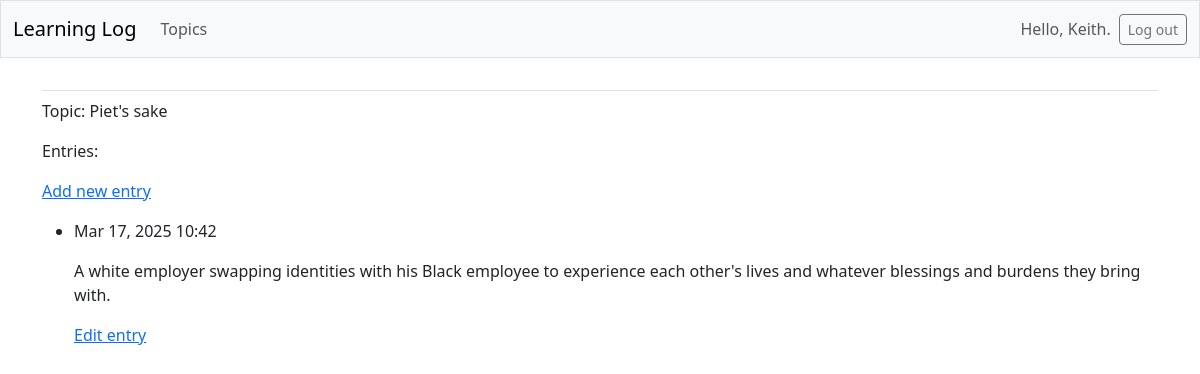
/topics/7/ (signed in), run on the app's committed database.
### learning_logs/models.py (models this page shows, shortened)
class Topic(models.Model):
    text = models.CharField(max_length=200)
    date_added = models.DateTimeField(auto_now_add=True)
    owner = models.ForeignKey(User, on_delete=models.CASCADE)

class Entry(models.Model):
    topic = models.ForeignKey(Topic, on_delete=models.CASCADE)
    text = models.TextField()
    date_added = models.DateTimeField(auto_now_add=True)
    class Meta:
        verbose_name_plural = 'entries'

### learning_logs/views.py (the view)
# urls.py: path('topics/<int:topic_id>/', views.topic, name='topic'),
@login_required
def topic(request, topic_id):
    topic = Topic.objects.get(id=topic_id)
    if topic.owner != request.user:
        raise Http404
    entries = topic.entry_set.order_by('-date_added')
    context = {'topic': topic, 'entries': entries}
    return render(request, 'learning_logs/topic.html', context)

### learning_logs/templates/learning_logs/topic.html
{% extends 'learning_logs/base.html' %}
{% block content %}
  <p>Topic: {{ topic.text }}</p>
  <p>Entries:</p>
  <p>
    <a href="{% url 'learning_logs:new_entry' topic.id %}">Add new entry</a>
  </p>
  <ul>
    {% for entry in entries %}
      <li>
        <p>{{ entry.date_added|date:'M d, Y H:i' }}</p>
        <p>{{ entry.text|linebreaks }}</p>
        <p>
          <a href="{% url 'learning_logs:edit_entry' entry.id %}">
            Edit entry</a></p>
      </li>
    {% empty %}
      <li>There are no entries for this topic yet.</li>
    {% endfor %}
  </ul>
{% endblock content %}

### learning_logs/templates/learning_logs/base.html (shortened to what this page needs)
<!doctype html>
<html lang="en">
<head>
  {% load django_bootstrap5 %}
  {% bootstrap_css %}
</head>
<body>
  <nav class="navbar navbar-expand-md navbar-light bg-light mb-4 border">
    <div class="container-fluid">
      <a class="navbar-brand" href="{% url 'learning_logs:index' %}">
          Learning Log</a>
      <div class="collapse navbar-collapse" id="navbarCollapse">
        <ul class="navbar-nav me-auto mb-2 mb-md-0">
          <li class="nav-item">
            <a class="nav-link" href="{% url 'learning_logs:topics' %}">
              Topics</a></li>
        </ul>
        <ul class="navbar-nav ms-auto mb-2 mb-md-0">
          {% if user.is_authenticated %}
            <li class="nav-item">
              <span class="navbar-text me-2">Hello, {{ user.username }}.
                </span></li>
          {% endif %}
        </ul>
        {% if user.is_authenticated %}
          <form action="{% url 'accounts:logout' %}" method='post'>
            <button name='submit' class='btn btn-outline-secondary btn-sm'>
              Log out</button>
          </form>
        {% endif %}
      </div>
    </div>
  </nav>
  <main class="container">
    <div class="pb-2 mb-2 border-bottom">
    </div>
    <div>
      {% block content %}{% endblock content %}
    </div>
  </main>
</body>
</html>

### data on the page
Topic: text "Piet's sake"
Entry: date_added "Mar 17, 2025 10:42", text "A white employer swapping identities with his Black employee to experience each other's lives and whatever blessings and burdens they bring with."

### other printed values
{{ user.username }} "Keith"
